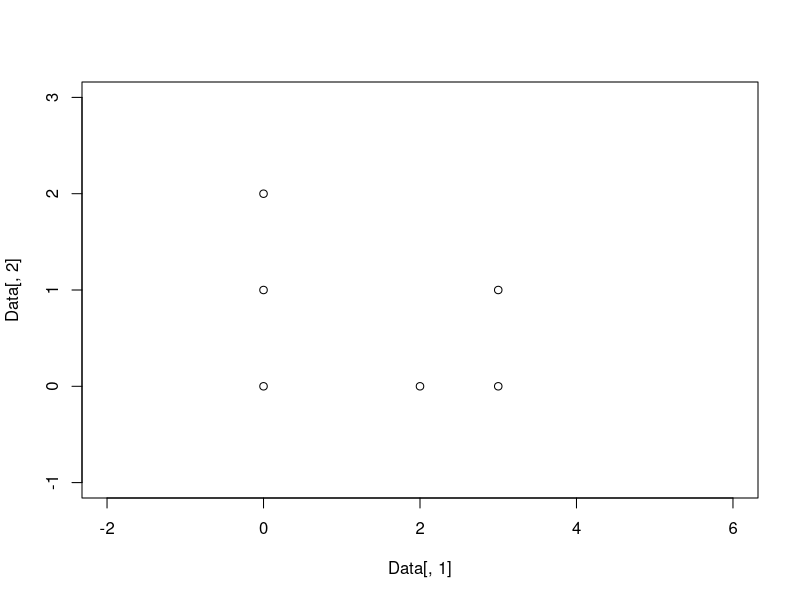
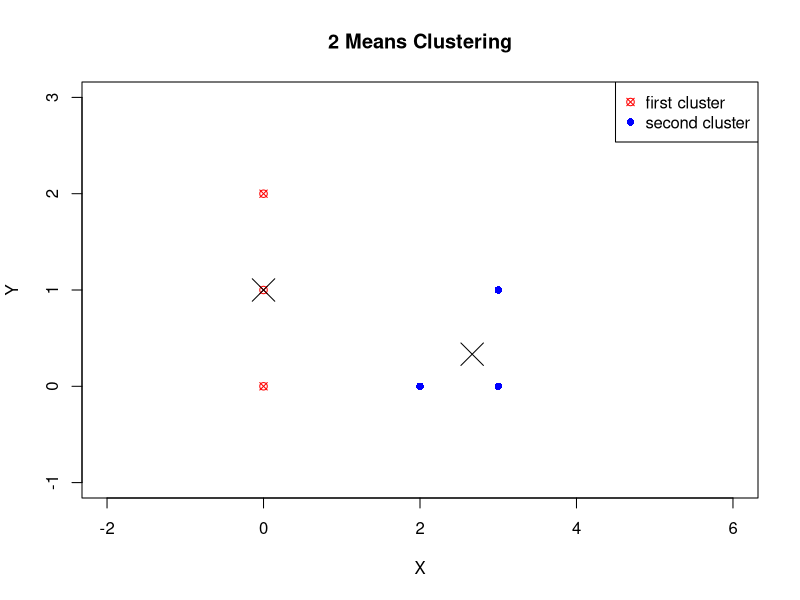
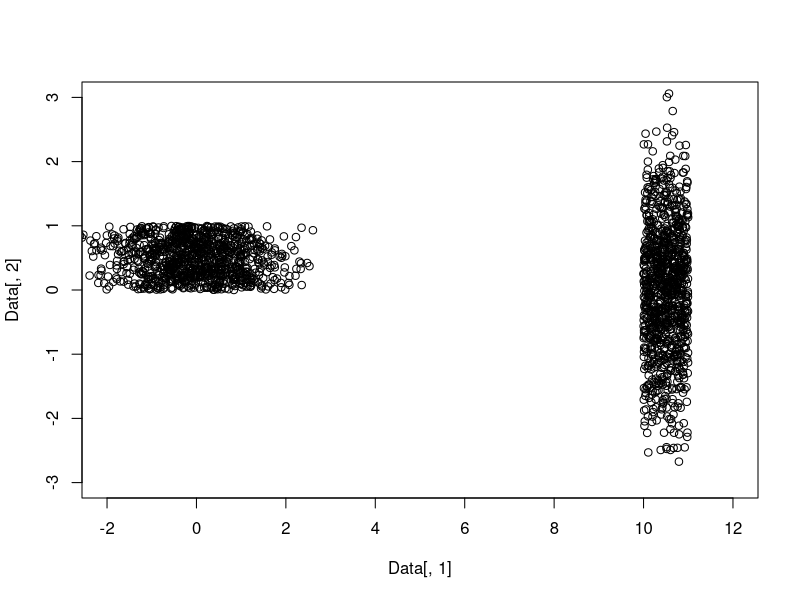
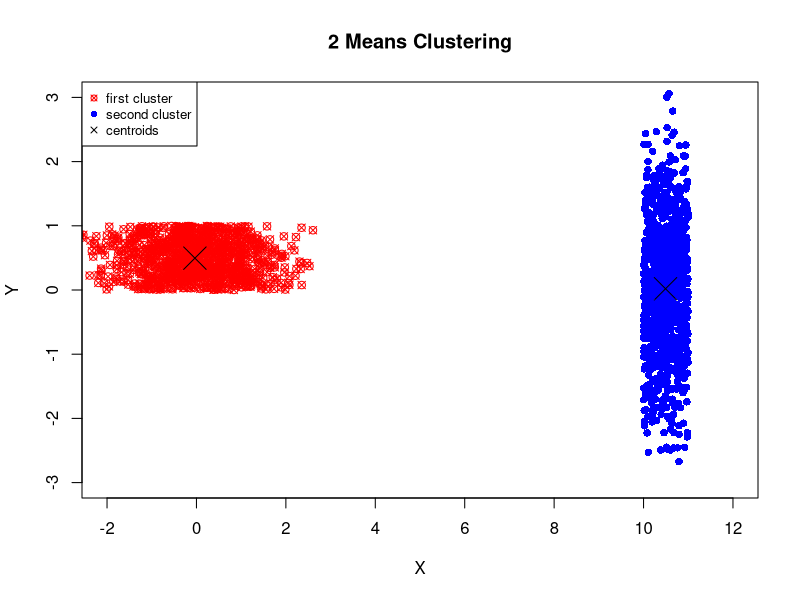
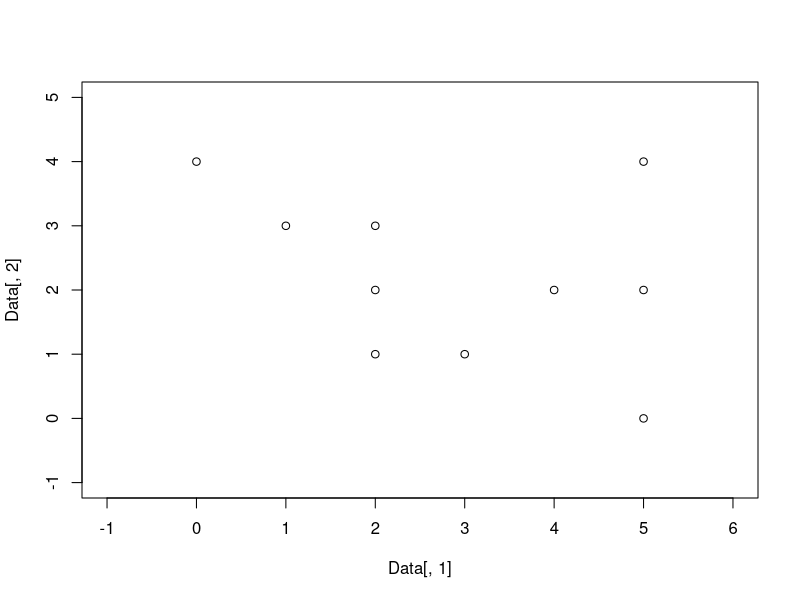
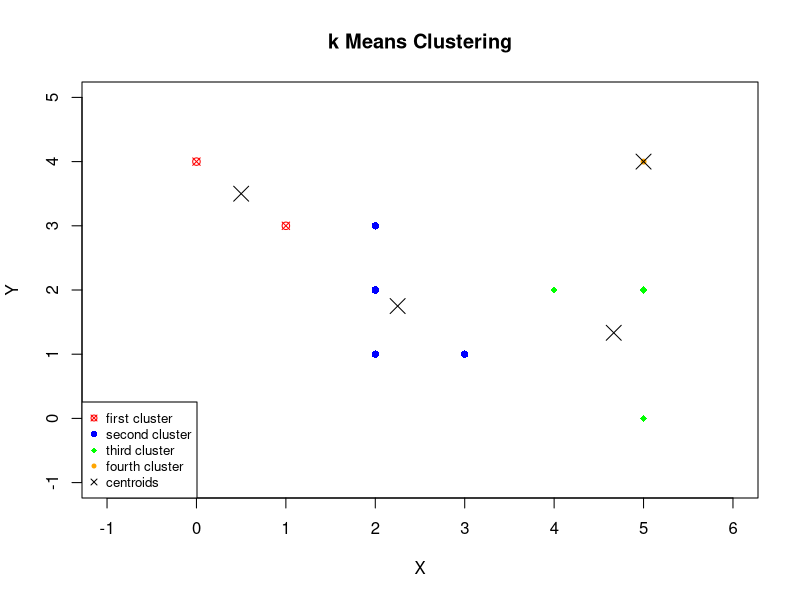
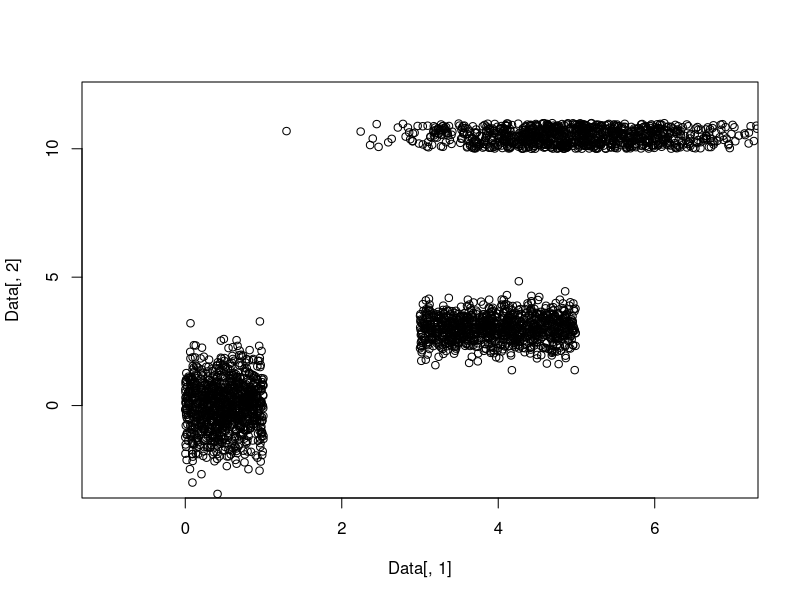
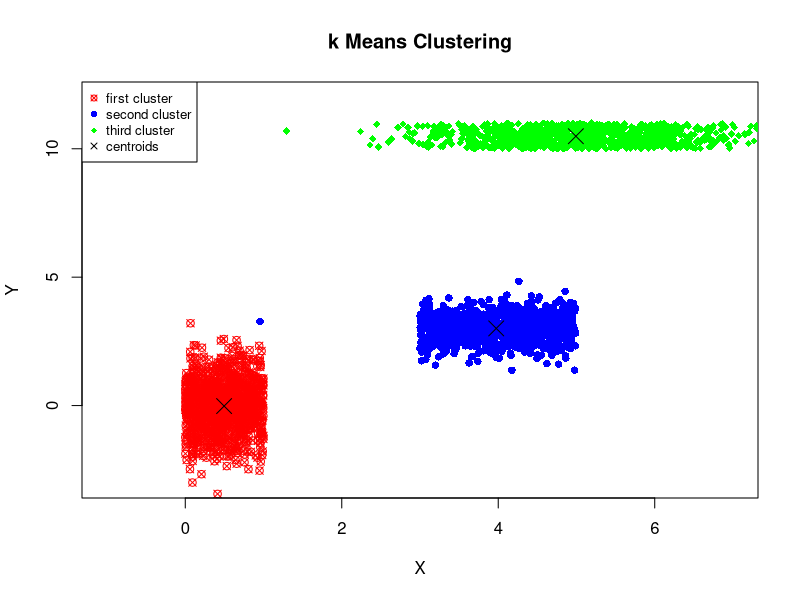

Recreate these plots in R, in order.
###2 means clustering example 1
rm(list=ls())
x=c(0,0,2,0,3,3)
y=c(0,2,0,1,0,1)
n=length(x)   ###Total number of Data points
k=2   ###2 Means clustering
Data=as.matrix(cbind(x,y))
###Plot for seed guess
plot(Data[,1],Data[,2],xlim=c(-2,6),ylim=c(-1,3))   ###Scatter plot of Data
seed=t(as.matrix(cbind(c(0,0.5),c(3,0.5))))   ###Initial Seed

distn=function(x,y,a,b){   
  distance=(abs(x-a)+abs(y-b))   ###Manhattan Distance function
  return(distance)
}

Dmat=matrix(0,length(x),k) ###Matrix for storing distance values

index=F

if(k==2){
  while(index==F){
    clus1=matrix(0,n,2)
    clus2=matrix(0,n,2)
    for(i in 1:length(x)){
      for(j in 1:k){
        Dmat[i,j]=distn(Data[i,1],Data[i,2],seed[j,1],seed[j,2])
      }
    }
    Dmat
    clus1=subset(Data,Dmat[,1]<=Dmat[,2])
    clus2=subset(Data,Dmat[,1]>Dmat[,2])
    a1=apply(clus1,2,mean)
    b1=apply(clus2,2,mean)
    seed=t(as.matrix(cbind(c(a1[1],a1[2]),c(b1[1],b1[2]))))
    clustp1=clus1
    clustp2=clus2
    if(identical(clustp1,clus1)==1 && identical(clustp2,clus2)==1){
      index=T
    }
    centroids=seed
  }
  final_cluster=list()
  final_cluster[[1]]=clustp1
  final_cluster[[2]]=clustp2
  
}else{
  while(index==F){
    clus=list()
    for(i in 1:k){
      clus[[i]]=matrix(NA,n,2)
    }
    
    for(i in 1:n){
      for(j in 1:k){
        Dmat[i,j]=distn(Data[i,1],Data[i,2],seed[j,1],seed[j,2])
      }
    }
    minval=c()
    C=matrix(NA,n,k)
    CC=matrix(NA,n,k)
    for(i in 1:nrow(C)){
      for(j in 1:ncol(C)){
        minval[i]=which.min(Dmat[i,])
        min=minval[i]
        if(j==min){
          C[i,j]=Data[i,1]
          CC[i,j]=Data[i,2]
          kkk=cbind(C,CC)
        }
      }
    }
    for(i in 1:k){
      clus[[i]]=cbind(kkk[,i],kkk[,k+i])
    }
    
    alpha=list()
    for(i in 1:k){
      alpha[[i]]=apply(na.omit(clus[[i]]),2,mean)
    }
    
    temp=cbind(c(alpha[[1]][1],alpha[[1]][2]),c(alpha[[2]][1],alpha[[2]][2]))
    for(i in 3:k){
      temp=cbind(temp,c(alpha[[i]][1],alpha[[i]][2]))
    }
    
    seed=t(as.matrix(temp))
    clustp=clus
    
    if(identical(clustp,clus)){
      index=T
    }
    centroids=seed
  }
  
  
  final_cluster=list()
  for(i in 1:k){
    final_cluster[[i]]=na.omit(clustp[[i]])
  }
  
}


#final_cluster
centroids  ###Final Centroids

plot(final_cluster[[1]][,1],final_cluster[[1]][,2],pch=13,xlim=c(-2,6),ylim=c(-1,3),col="red",main="2 Means Clustering",xlab = "X",ylab="Y")
lines(final_cluster[[2]][,1],final_cluster[[2]][,2],pch=16,xlim=c(-2,6),ylim=c(-1,3),type="p",col="blue")
lines(centroids[,1],centroids[,2],pch=4,type="p",cex=3)
legend("topright",legend=c("first cluster","second cluster"),pch = c(13,16),col=c("red","blue"))



####2 means clustering example 2
rm(list=ls())
k=2   ###2 Means clustering
x=cbind(rnorm(1000),runif(1000))
y=cbind(runif(1000,10,11),rnorm(1000))
n=length(x)   ###Total number of Data points
Data=as.matrix(rbind(x,y))
###Plot for seed guess
plot(Data[,1],Data[,2],xlim=c(-2,12),ylim=c(-3,3))   ###Scatter plot of Data
seed=t(as.matrix(cbind(c(0,0.5),c(11,-1))))    ###Initial Seed
seedprime=seed
distn=function(x,y,a,b){   
  distance=(abs(x-a)+abs(y-b))   ###Manhattan Distance function
  return(distance)
}

Dmat=matrix(0,length(x),k) ###Matrix for storing distance values

index=F

if(k==2){
  while(index==F){
    clus1=matrix(0,n,2)
    clus2=matrix(0,n,2)
    for(i in 1:length(x)){
      for(j in 1:k){
        Dmat[i,j]=distn(Data[i,1],Data[i,2],seed[j,1],seed[j,2])
      }
    }
    Dmat
    clus1=subset(Data,Dmat[,1]<=Dmat[,2])
    clus2=subset(Data,Dmat[,1]>Dmat[,2])
    a1=apply(clus1,2,mean)
    b1=apply(clus2,2,mean)
    seed=t(as.matrix(cbind(c(a1[1],a1[2]),c(b1[1],b1[2]))))
    clustp1=clus1
    clustp2=clus2
    if(identical(clustp1,clus1)==1 && identical(clustp2,clus2)==1){
      index=T
    }
    centroids=seed
  }
  final_cluster=list()
  final_cluster[[1]]=clustp1
  final_cluster[[2]]=clustp2
  
}else{
  while(index==F){
    clus=list()
    for(i in 1:k){
      clus[[i]]=matrix(NA,n,2)
    }
    
    for(i in 1:n){
      for(j in 1:k){
        Dmat[i,j]=distn(Data[i,1],Data[i,2],seed[j,1],seed[j,2])
      }
    }
    minval=c()
    C=matrix(NA,n,k)
    CC=matrix(NA,n,k)
    for(i in 1:nrow(C)){
      for(j in 1:ncol(C)){
        minval[i]=which.min(Dmat[i,])
        min=minval[i]
        if(j==min){
          C[i,j]=Data[i,1]
          CC[i,j]=Data[i,2]
          kkk=cbind(C,CC)
        }
      }
    }
    for(i in 1:k){
      clus[[i]]=cbind(kkk[,i],kkk[,k+i])
    }
    
    alpha=list()
    for(i in 1:k){
      alpha[[i]]=apply(na.omit(clus[[i]]),2,mean)
    }
    
    temp=cbind(c(alpha[[1]][1],alpha[[1]][2]),c(alpha[[2]][1],alpha[[2]][2]))
    for(i in 3:k){
      temp=cbind(temp,c(alpha[[i]][1],alpha[[i]][2]))
    }
    
    seed=t(as.matrix(temp))
    clustp=clus
    
    if(identical(clustp,clus)){
      index=T
    }
    centroids=seed
  }
  
  
  final_cluster=list()
  for(i in 1:k){
    final_cluster[[i]]=na.omit(clustp[[i]])
  }
  
}


#final_cluster
centroids  ###Final Centroids

plot(clustp1[,1],clustp1[,2],pch=13,xlim=c(-2,12),ylim=c(-3,3),col="red",main="2 Means Clustering",xlab = "X",ylab="Y")
lines(clustp2[,1],clustp2[,2],pch=16,xlim=c(-2,12),ylim=c(-3,3),type="p",col="blue")
lines(centroids[,1],centroids[,2],pch=4,type="p",cex=3)
legend("topleft",legend=c("first cluster","second cluster","centroids"),cex=0.8,pch = c(13,16,4),col=c("red","blue","black"))


command=kmeans(Data, seedprime)$"centers"
result=data.frame("X-coordinate of seed from above algorithm"=centroids[,1],"Y-coordinate of seed from above algorithm"=centroids[,2],"X-coordinate of seed from built in algorithm"=command[,1],"Y-coordinate of seed from built in algorithm"=command[,2])
result


##########
###k means clutering First Example for k=4
rm(list=ls())
x=c(5,5,3,0,2,4,2,2,1,5)
y=c(0,2,1,4,1,2,2,3,3,4)
n=length(x)
k=4###Number of cluster which we want
Data=as.matrix(cbind(x,y))
plot(Data[,1],Data[,2],xlim=c(-1,6),ylim=c(-1,5))
seed=t(as.matrix(cbind(c(1,1),c(2.5,1),c(5,1),c(5,3))))
seed

if(nrow(seed)!=k){
  print("Please check Seed vaules and number of cluster")}
seedprime=seed


distn=function(x,y,a,b){
  distance=(abs(x-a)+abs(y-b))
  return(distance)
}

Dmat=matrix(0,n,k)
index=F


if(k==2){
  while(index==F){
    clus1=matrix(0,n,2)
    clus2=matrix(0,n,2)
    for(i in 1:length(x)){
      for(j in 1:k){
        Dmat[i,j]=distn(Data[i,1],Data[i,2],seed[j,1],seed[j,2])
      }
    }
    Dmat
    clus1=subset(Data,Dmat[,1]<=Dmat[,2])
    clus2=subset(Data,Dmat[,1]>Dmat[,2])
    a1=apply(clus1,2,mean)
    b1=apply(clus2,2,mean)
    seed=t(as.matrix(cbind(c(a1[1],a1[2]),c(b1[1],b1[2]))))
    clustp1=clus1
    clustp2=clus2
    if(identical(clustp1,clus1)==1 && identical(clustp2,clus2)==1){
      index=T
    }
    centroids=seed
  }
  
}else{
  while(index==F){
    clus=list()
    for(i in 1:k){
      clus[[i]]=matrix(NA,n,2)
    }
    
    for(i in 1:n){
      for(j in 1:k){
        Dmat[i,j]=distn(Data[i,1],Data[i,2],seed[j,1],seed[j,2])
      }
    }
    minval=c()
    C=matrix(NA,n,k)
    CC=matrix(NA,n,k)
    for(i in 1:nrow(C)){
      for(j in 1:ncol(C)){
        minval[i]=which.min(Dmat[i,])
        min=minval[i]
        if(j==min){
          C[i,j]=Data[i,1]
          CC[i,j]=Data[i,2]
          kkk=cbind(C,CC)
        }
      }
    }
    for(i in 1:k){
      clus[[i]]=cbind(kkk[,i],kkk[,k+i])
    }
    
    alpha=list()
    for(i in 1:k){
      alpha[[i]]=apply(na.omit(clus[[i]]),2,mean)
    }
    
    temp=cbind(c(alpha[[1]][1],alpha[[1]][2]),c(alpha[[2]][1],alpha[[2]][2]))
    for(i in 3:k){
      temp=cbind(temp,c(alpha[[i]][1],alpha[[i]][2]))
    }
    
    seed=t(as.matrix(temp))
    clustp=clus
    
    if(identical(clustp,clus)){
      index=T
    }
    centroids=seed
  }
  
  
  final_cluster=list()
  for(i in 1:k){
    final_cluster[[i]]=na.omit(clustp[[i]])
  }
  
}


#final_cluster
centroids  ###Final Centroids


###Plotting
plot(final_cluster[[1]][,1],final_cluster[[1]][,2],pch=13,xlim=c(-1,6),ylim=c(-1,5),col="red",main="k Means Clustering",xlab = "X",ylab="Y")
lines(final_cluster[[2]][,1],final_cluster[[2]][,2],pch=16,xlim=c(-1,6),ylim=c(-1,5),type="p",col="blue")
lines(final_cluster[[3]][,1],final_cluster[[3]][,2],pch=18,xlim=c(-1,6),ylim=c(-1,5),type="p",col="green")
lines(final_cluster[[4]][,1],final_cluster[[4]][,2],pch=20,xlim=c(-1,6),ylim=c(-1,5),type="p",col="orange")
lines(centroids[,1],centroids[,2],pch=4,type="p",cex=2)
legend("bottomleft",legend=c("first cluster","second cluster","third cluster","fourth cluster","centroids"),cex=0.8,pch = c(13,16,18,20,4),col=c("red","blue","green","orange","black"))



########## k means clustering example 4 for k=3
rm(list=ls())
x=cbind(rnorm(1000,5),runif(1000),runif(1000,3,5))
y=cbind(runif(1000,10,11),rnorm(1000),rnorm(1000,3,0.5))
n=length(x)
k=3
Data=as.matrix(rbind(cbind(x[,1],y[,1]),cbind(x[,2],y[,2]),cbind(x[,3],y[,3])))

plot(Data[,1],Data[,2],xlim=c(-1,7),ylim=c(-3,12))

seed=t(as.matrix(cbind(c(0.5,0.1),c(4,3.5),c(6,10))))
seed
if(nrow(seed)!=k){
  print("Please enter Seed vaules and number of cluster")}
seedprime=seed  ###For cross checking our algoithm agains built in command
distn=function(x,y,a,b){
  distance=(abs(x-a)+abs(y-b))
  return(distance)
}
Dmat=matrix(0,n,k)
index=F


if(k==2){
  while(index==F){
    clus1=matrix(0,n,2)
    clus2=matrix(0,n,2)
    for(i in 1:length(x)){
      for(j in 1:k){
        Dmat[i,j]=distn(Data[i,1],Data[i,2],seed[j,1],seed[j,2])
      }
    }
    Dmat
    clus1=subset(Data,Dmat[,1]<=Dmat[,2])
    clus2=subset(Data,Dmat[,1]>Dmat[,2])
    a1=apply(clus1,2,mean)
    b1=apply(clus2,2,mean)
    seed=t(as.matrix(cbind(c(a1[1],a1[2]),c(b1[1],b1[2]))))
    clustp1=clus1
    clustp2=clus2
    if(identical(clustp1,clus1)==1 && identical(clustp2,clus2)==1){
      index=T
    }
    centroids=seed
  }
  
}else{
  while(index==F){
    clus=list()
    for(i in 1:k){
      clus[[i]]=matrix(NA,n,2)
    }
    
    for(i in 1:n){
      for(j in 1:k){
        Dmat[i,j]=distn(Data[i,1],Data[i,2],seed[j,1],seed[j,2])
      }
    }
    minval=c()
    C=matrix(NA,n,k)
    CC=matrix(NA,n,k)
    for(i in 1:nrow(C)){
      for(j in 1:ncol(C)){
        minval[i]=which.min(Dmat[i,])
        min=minval[i]
        if(j==min){
          C[i,j]=Data[i,1]
          CC[i,j]=Data[i,2]
          kkk=cbind(C,CC)
        }
      }
    }
    for(i in 1:k){
      clus[[i]]=cbind(kkk[,i],kkk[,k+i])
    }
    
    alpha=list()
    for(i in 1:k){
      alpha[[i]]=apply(na.omit(clus[[i]]),2,mean)
    }
    
    temp=cbind(c(alpha[[1]][1],alpha[[1]][2]),c(alpha[[2]][1],alpha[[2]][2]))
    for(i in 3:k){
      temp=cbind(temp,c(alpha[[i]][1],alpha[[i]][2]))
    }
    
    seed=t(as.matrix(temp))
    clustp=clus
    
    if(identical(clustp,clus)){
      index=T
    }
    centroids=seed
  }
  
  
  final_cluster=list()
  for(i in 1:k){
    final_cluster[[i]]=na.omit(clustp[[i]])
  }
  
}

centroids  ###Final centroids

###Plotting
plot(final_cluster[[1]][,1],final_cluster[[1]][,2],pch=13,xlim=c(-1,7),ylim=c(-3,12),col="red",main="k Means Clustering",xlab = "X",ylab="Y")
lines(final_cluster[[2]][,1],final_cluster[[2]][,2],pch=16,xlim=c(-1,7),ylim=c(-3,12),type="p",col="blue")
lines(final_cluster[[3]][,1],final_cluster[[3]][,2],pch=18,xlim=c(-1,7),ylim=c(-3,12),type="p",col="green")
lines(centroids[,1],centroids[,2],pch=4,type="p",cex=2)
legend("topleft",legend=c("first cluster","second cluster","third cluster","centroids"),cex=0.8,pch = c(13,16,18,4),col=c("red","blue","green","black"))


###########
command=kmeans(Data, seedprime)$"centers"
result=data.frame("X-coordinate of seed from above algorithm"=centroids[,1],"Y-coordinate of seed from above algorithm"=centroids[,2],"X-coordinate of seed from built in algorithm"=command[,1],"Y-coordinate of seed from built in algorithm"=command[,2])
result

